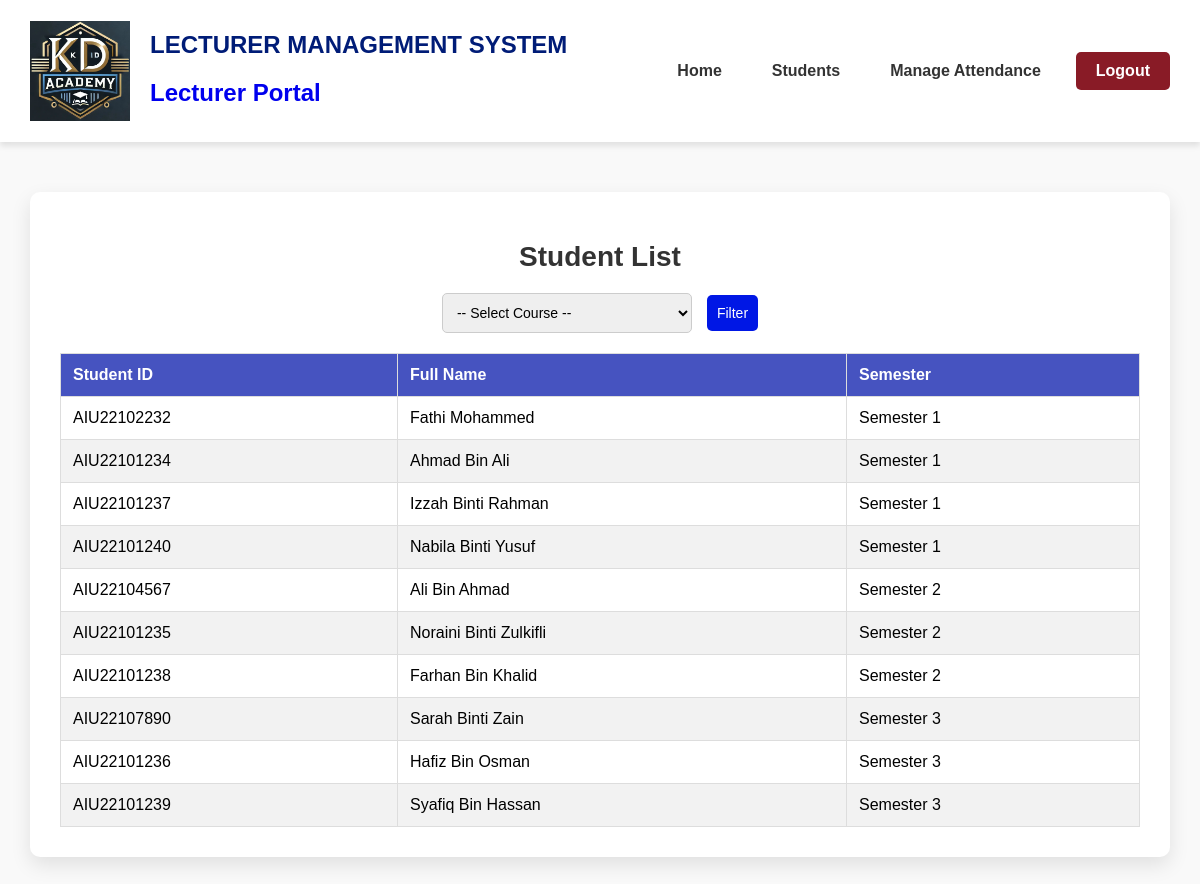
The page /student_list.php (signed in) on the database its author committed.
### tables this page shows
CREATE TABLE `students` (
    `student_id` varchar(50) NOT NULL,
    `username` varchar(50) NOT NULL,
    `password` varchar(20) NOT NULL,
    `email` varchar(100) NOT NULL,
    `phone` varchar(20) DEFAULT NULL,
    `fullname` varchar(255) DEFAULT NULL,
    `address` varchar(100) NOT NULL,
    PRIMARY KEY (`student_id`)
);

### student_list.php (the view, shortened to what this page needs)
<?php
require 'database.php';
$query = "SELECT DISTINCT s.student_id, s.fullname, sem.semester_name
FROM course_registrations cr
INNER JOIN semester_courses sc ON cr.semester_course_id = sc.id
INNER JOIN students s ON cr.student_id = s.student_id
INNER JOIN semesters sem ON sc.semester_id = sem.semester_id
WHERE cr.status = 'Approved'";
$stmt = $conn->prepare($query);
$stmt->execute();
$result = $stmt->get_result();
$studentList = [];
while ($row = $result->fetch_assoc()) {
    $studentList[] = $row;
}
?>
<!DOCTYPE html>
<html lang="en">
<head>
</head>
<body>
<?php include 'navbar_lecturer.php'; ?>
<div class="container">
    <h1>Student List</h1>
    <form method="GET" action="">
        <div class="filters">
            <select name="course_id">
                <option value="">-- Select Course --</option>
            </select>
            <button type="submit">Filter</button>
        </div>
    </form>
    <table>
        <thead>
            <tr>
                <th>Student ID</th>
                <th>Full Name</th>
                <th>Semester</th>
            </tr>
        </thead>
        <tbody>
            <?php if (!empty($studentList)) : ?>
                <?php foreach ($studentList as $row) : ?>
                    <tr>
                        <td><?= htmlspecialchars($row['student_id']) ?></td>
                        <td><?= htmlspecialchars($row['fullname']) ?></td>
                        <td><?= htmlspecialchars($row['semester_name']) ?></td>
                    </tr>
                <?php endforeach; ?>
            <?php else : ?>
                <tr>
                    <td colspan="3" class="no-data">No students found.</td>
                </tr>
            <?php endif; ?>
        </tbody>
    </table>
</div>
</body>
</html>

### navbar_lecturer.php (shortened to what this page needs)
<div class="navbar-wrapper">
    <div id="navbar">
        <div class="navbar-left">
            <a href="lecturer_home.php" style="display: flex; align-items: center; text-decoration: none;">
                <img src="logo.png" alt="Logo">
                <div class="navbar-title">
                    <h1>LECTURER MANAGEMENT SYSTEM</h1>
                    <h2>Lecturer Portal</h2>
                </div>
            </a>
        </div>
        <div class="navbar-right">
            <a href="lecturer_home.php" class="navbar-btn">Home</a>
            <div class="navbar-dropdown">
                <button class="navbar-btn">Students</button>
            </div>
            <div class="navbar-dropdown">
                <button class="navbar-btn">Manage Attendance</button>
            </div>
            <form method="post" style="display: inline;">
                <button type="submit" name="logout" class="navbar-logout-btn">Logout</button>
            </form>
        </div>
    </div>
</div>

### student_list.php (style rules this page uses)
body { font-family: 'Arial', sans-serif; margin: 0; padding: 0; background-color: #f9f9f9; }
.container { margin: 50px auto; max-width: 90%; background-color: #fff; border-radius: 10px; padding: 30px; box-shadow: 0px 8px 20px rgba(0, 0, 0, 0.1); text-align: center; }
.container h1 { font-size: 28px; color: #333; margin-bottom: 20px; }
.filters { display: flex; justify-content: center; align-items: center; flex-wrap: wrap; gap: 15px; margin-bottom: 20px; }
.filters select, .filters button { padding: 10px; font-size: 14px; border: 1px solid #ccc; border-radius: 5px; outline: none; }
.filters select { width: 250px; }
.filters button { background-color: rgb(0, 23, 229); color: white; border: none; cursor: pointer; transition: background-color 0.3s; }
table { width: 100%; border-collapse: collapse; margin-top: 20px; }
table th, table td { padding: 12px; border: 1px solid #ddd; text-align: left; }
table th { background-color: rgb(70, 83, 192); color: #fff; font-weight: bold; }
table tr:nth-child(even) { background-color: #f2f2f2; }

### navbar_lecturer.php (style rules this page uses)
.navbar-wrapper #navbar { display: flex; justify-content: space-between; align-items: center; background-color: #ffffff; padding: 15px 30px; box-shadow: 0 4px 6px rgba(0, 0, 0, 0.1); }
.navbar-wrapper #navbar .navbar-left { display: flex; align-items: center; gap: 15px; }
.navbar-wrapper #navbar img { width: 100px; height: 100px; margin-right: 20px; }
.navbar-wrapper #navbar .navbar-title h1 { font-size: 24px; color: rgb(0, 28, 119); }
.navbar-wrapper #navbar .navbar-right { display: flex; align-items: center; gap: 20px; }
.navbar-wrapper #navbar .navbar-btn { all: unset; font-size: 16px; color: #333 !important; text-decoration: none; padding: 10px 15px; font-weight: bold; background-color: transparent !important; border: none; cursor: pointer; transition: color 0.3s ease; }
.navbar-wrapper #navbar .navbar-dropdown { position: relative; }
.navbar-wrapper #navbar .navbar-logout-btn { all: unset; background-color: rgb(137, 27, 38) !important; color: #fff !important; padding: 10px 20px; border-radius: 5px; font-size: 16px; font-weight: bold; cursor: pointer; }

### rows shown on the page
students: student_id "AIU22102232", fullname "Fathi Mohammed", semester_name "Semester 1"
students: student_id "AIU22101234", fullname "Ahmad Bin Ali", semester_name "Semester 1"
students: student_id "AIU22101237", fullname "Izzah Binti Rahman", semester_name "Semester 1"
students: student_id "AIU22101240", fullname "Nabila Binti Yusuf", semester_name "Semester 1"
students: student_id "AIU22104567", fullname "Ali Bin Ahmad", semester_name "Semester 2"
students: student_id "AIU22101235", fullname "Noraini Binti Zulkifli", semester_name "Semester 2"
students: student_id "AIU22101238", fullname "Farhan Bin Khalid", semester_name "Semester 2"
students: student_id "AIU22107890", fullname "Sarah Binti Zain", semester_name "Semester 3"
students: student_id "AIU22101236", fullname "Hafiz Bin Osman", semester_name "Semester 3"
students: student_id "AIU22101239", fullname "Syafiq Bin Hassan", semester_name "Semester 3"
